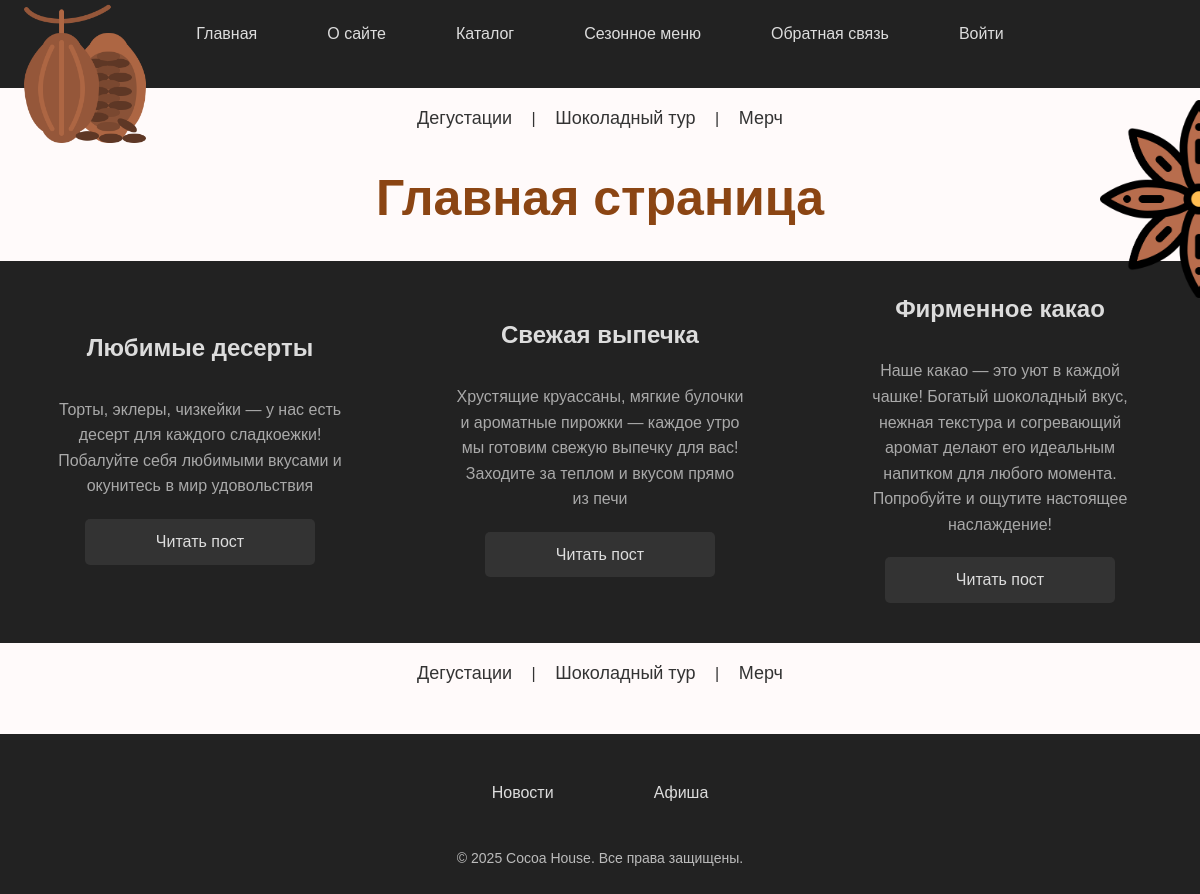
The page / on the database its author committed.
### cocoa/models.py (models this page shows, shortened)
class Post(models.Model):
 class Status(models.IntegerChoices):
  DRAFT = 0, 'Черновик'
  PUBLISHED = 1, 'Опубликовано'
 title = models.CharField(max_length=255,verbose_name="Заголовок")
 slug = models.SlugField(max_length=255, db_index=True, unique=True)
 content = models.TextField(blank=True)
 time_create = models.DateTimeField(auto_now_add=True)
 time_update = models.DateTimeField(auto_now=True)
 is_published = models.BooleanField(choices=Status.choices,default=Status.DRAFT)
 objects = models.Manager()
 published = PublishedModel()
 cat = models.ForeignKey('Category', on_delete=models.CASCADE, related_name='posts')
 class Meta:
  ordering = ['-time_create']
  indexes = [
   models.Index(fields=['-time_create']),
  ]
 def get_absolute_url(self):
  return reverse('post', kwargs={'post_slug':self.slug})

class Category(models.Model):
 name = models.CharField(max_length=100, db_index=True)
 slug = models.SlugField(max_length=255, unique=True, db_index=True)

### cocoa/views.py (the view)
# urls.py: path('', views.index, name='home'),
def index(request):
 posts = Post.published.all()
 data = {
 'title': 'Главная страница',
 'main_menu': main_menu,
 'posts': posts,
 }
 return render(request, 'cocoa/index.html', context=data)

### cocoa/models.py (called while the page is built)
 def get_queryset(self):
  return super().get_queryset().filter(is_published=Post.Status.PUBLISHED)

### cocoa/templatetags/cocoa_tags.py (called while the page is built)
@register.simple_tag(name='getcats')
def get_categories():
 return Category.objects.all()

### cocoa/templates/cocoa/index.html
{% extends 'base.html' %}
{% block content %}
{% include 'cocoa/includes/nav.html' %}
{% load static %}
<h1>{{title}}</h1>
<ul>
 {% for p in posts %}
 <li>
 <h2>{{p.title}}</h2>
 <p >{% autoescape off %}
{{p.content|linebreaks|truncatewords:50}}
{% endautoescape %}</p>
 <p class="link-readpost"><a href="{{ p.get_absolute_url }}">Читать пост</a></p>
 </li>
 {% endfor %}
</ul>
<img src="{% static 'cocoa/images/badian.png' %}" alt="Бадьян" class="badian">
{% include 'cocoa/includes/nav.html' %}
{% endblock %}

### templates/base.html (shortened to what this page needs)
<!DOCTYPE html>
{% load static %}
{% load cocoa_tags %}
{% load menu_tags %}
{% getcats as categories %}
<html>
<head>
    <link type="text/css" href="{% static 'cocoa/css/styles.css' %}" rel="stylesheet" />
</head>
<body>
    <ul>
        <img src="{% static 'cocoa/images/cocoa.png' %}" alt="Логотип" class="logo">
        <li><a href="{% url 'home' %}">Главная</a></li>
        {% for m in main_menu %}
            {% if not forloop.last %}
                <li>{% else %}<li class="last">{% endif %}
                <a href="{% url m.url_name %}">{{ m.title }}</a>
            </li>
        {% endfor %}
    </ul>
    {% block content %}
    {% endblock %}
    <footer class="footer">
        <div class="footer-container">
            <ul class="footer-categories">
                {% for cat in categories %}
                    <li><a href="{% url 'category' cat.id %}">{{ cat.name }}</a></li>
                {% endfor %}
            </ul>
            <p>&copy; 2025 Cocoa House. Все права защищены.</p>
        </div>
    </footer>
</body>
</html>

### cocoa/templates/cocoa/includes/nav.html
<nav>
 <a href="#">Дегустации</a> |
 <a href="#">Шоколадный тур</a> |
 <a href="#">Мерч</a>
</nav>

### cocoa/static/cocoa/css/styles.css (style rules this page uses)
body { font-family: Arial, sans-serif; background-color: #FFFAFA; color: #333; margin: 0; padding: 0; }
li { text-align: center; display: flex; flex-direction: column; align-items: center; justify-content: center; margin-bottom: 20px; }
ul { list-style: none; padding: 0; margin: 0; background-color: #222; overflow: hidden; display: flex; justify-content: center; }
ul li { padding: 15px 20px; }
ul li a { color: #ddd; text-decoration: none; transition: color 0.3s; display: block; padding: 10px 15px; }
h1 { text-align: center; margin-top: 20px; color: #8B4513; font-size: 50px; }
h2 { color: #DCDCDC; text-align: center; }
p { text-align: center; line-height: 1.6; padding: 5px; color: #A9A9A9; width: 80%; max-width: 600px; margin: 0 auto; }
p a { display: inline-block; background-color: #333; color: #fff; padding: 10px 20px; text-decoration: none; border-radius: 5px; transition: background-color 0.3s; width: 200px; text-align: center; margin-top: 10px; margin: auto; }
.logo { position: absolute; top: 0px; left: 10px; width: 150px; height: auto; z-index: 10; }
.badian { position: absolute; top: 100px; right: 0px; width: 100px; height: auto; z-index: 35; }
nav { text-align: center; margin: 20px 0; }
nav a { color: #333; text-decoration: none; font-size: 18px; margin: 0 15px; transition: color 0.3s; }
body { font-family: Arial, sans-serif; background-color: #FFFAFA; color: #333; margin: 0; padding: 0; display: flex; flex-direction: column; min-height: 100vh; }
.footer { background-color: #222; color: #fff; text-align: center; padding: 20px 0; margin-top: 30px; }
.footer-container { max-width: 1000px; margin: 0 auto; }
.footer-categories { list-style: none; padding: 0; margin: 0; display: flex; justify-content: center; flex-wrap: wrap; }
.footer-categories li { margin: 5px 15px; }
.footer-categories li a { color: #ddd; text-decoration: none; font-size: 16px; transition: color 0.3s; }
.footer p { margin-top: 10px; font-size: 14px; color: #bbb; }

### rows shown on the page
Post: title "Любимые десерты", content "Торты, эклеры, чизкейки — у нас есть десерт для каждого сладкоежки! Побалуйте себя любимыми вкусами и окунитесь в мир удовольствия"
Post: title "Свежая выпечка", content "Хрустящие круассаны, мягкие булочки и ароматные пирожки — каждое утро мы готовим свежую выпечку для вас! Заходите за теплом и вкусом прямо из печи"
Post: title "Фирменное какао", content "Наше какао — это уют в каждой чашке! Богатый шоколадный вкус, нежная текстура и согревающий аромат делают его идеальным напитком для любого момента. Попробуйте и ощутите настоящее наслаждение!"
Category: name "Новости"
Category: name "Афиша"

### other values the page prints
{{ m.title }} "О сайте" "Каталог" "Сезонное меню" "Обратная связь" "Войти"
{{ title }} "Главная страница"
